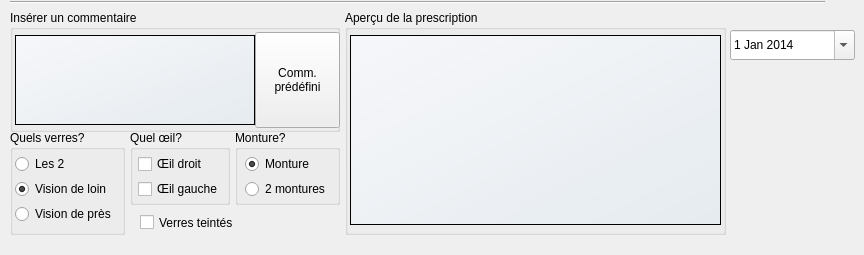
    <widget class="QFrame" name="frame_Prescription">
     <property name="minimumSize">
      <size>
       <width>0</width>
       <height>255</height>
      </size>
     </property>
     <property name="maximumSize">
      <size>
       <width>16777215</width>
       <height>255</height>
      </size>
     </property>
     <property name="frameShape">
      <enum>QFrame::NoFrame</enum>
     </property>
     <property name="frameShadow">
      <enum>QFrame::Raised</enum>
     </property>
     <widget class="QGroupBox" name="PrescriptionGroupBox">
      <property name="geometry">
       <rect>
        <x>345</x>
        <y>10</y>
        <width>381</width>
        <height>225</height>
       </rect>
      </property>
      <property name="title">
       <string>Aperçu de la prescription</string>
      </property>
      <widget class="QTextEdit" name="ResumePrescriptionTextEdit">
       <property name="geometry">
        <rect>
         <x>5</x>
         <y>25</y>
         <width>371</width>
         <height>190</height>
        </rect>
       </property>
       <property name="focusPolicy">
        <enum>Qt::NoFocus</enum>
       </property>
       <property name="styleSheet">
        <string notr="true">background-color: qlineargradient(x1: 0, y1: 0, x2: 1, y2: 1, stop: 0 #f6f7fa, stop: 1 rgba(200, 230, 250, 50));</string>
       </property>
       <property name="textInteractionFlags">
        <set>Qt::NoTextInteraction</set>
       </property>
      </widget>
     </widget>
     <widget class="QGroupBox" name="CommentaireGroupBox">
      <property name="geometry">
       <rect>
        <x>10</x>
        <y>10</y>
        <width>330</width>
        <height>122</height>
       </rect>
      </property>
      <property name="title">
       <string>Insérer un commentaire</string>
      </property>
      <widget class="UpPushButton" name="AppelCommentPushButton">
       <property name="geometry">
        <rect>
         <x>245</x>
         <y>22</y>
         <width>85</width>
         <height>96</height>
        </rect>
       </property>
       <property name="focusPolicy">
        <enum>Qt::NoFocus</enum>
       </property>
       <property name="text">
        <string>Comm.
prédéfini</string>
       </property>
       <property name="autoDefault">
        <bool>false</bool>
       </property>
      </widget>
      <widget class="QTextEdit" name="CommentairePrescriptionTextEdit">
       <property name="geometry">
        <rect>
         <x>5</x>
         <y>25</y>
         <width>240</width>
         <height>90</height>
        </rect>
       </property>
       <property name="focusPolicy">
        <enum>Qt::ClickFocus</enum>
       </property>
       <property name="styleSheet">
        <string notr="true">background-color: qlineargradient(x1: 0, y1: 0, x2: 1, y2: 1, stop: 0 #f6f7fa, stop: 1 rgba(200, 230, 250, 50));</string>
       </property>
       <property name="tabChangesFocus">
        <bool>false</bool>
       </property>
       <property name="documentTitle">
        <string/>
       </property>
      </widget>
     </widget>
     <widget class="QCheckBox" name="VerresTeintesCheckBox">
      <property name="geometry">
       <rect>
        <x>140</x>
        <y>210</y>
        <width>141</width>
        <height>25</height>
       </rect>
      </property>
      <property name="focusPolicy">
       <enum>Qt::NoFocus</enum>
      </property>
      <property name="text">
       <string>Verres teintés</string>
      </property>
     </widget>
     <widget class="QDateEdit" name="DateDateEdit">
      <property name="geometry">
       <rect>
        <x>730</x>
        <y>30</y>
        <width>125</width>
        <height>30</height>
       </rect>
      </property>
      <property name="focusPolicy">
       <enum>Qt::ClickFocus</enum>
      </property>
      <property name="dateTime">
       <datetime>
        <hour>0</hour>
        <minute>0</minute>
        <second>0</second>
        <year>2014</year>
        <month>1</month>
        <day>1</day>
       </datetime>
      </property>
      <property name="calendarPopup">
       <bool>true</bool>
      </property>
      <property name="date">
       <date>
        <year>2014</year>
        <month>1</month>
        <day>1</day>
       </date>
      </property>
     </widget>
     <widget class="QGroupBox" name="QuelleMontureGroupBox">
      <property name="geometry">
       <rect>
        <x>235</x>
        <y>130</y>
        <width>105</width>
        <height>75</height>
       </rect>
      </property>
      <property name="title">
       <string>Monture?</string>
      </property>
      <widget class="QRadioButton" name="UneMonturePrescritRadioButton">
       <property name="geometry">
        <rect>
         <x>10</x>
         <y>25</y>
         <width>80</width>
         <height>18</height>
        </rect>
       </property>
       <property name="text">
        <string>Monture</string>
       </property>
       <property name="checked">
        <bool>true</bool>
       </property>
       <property name="autoExclusive">
        <bool>false</bool>
       </property>
      </widget>
      <widget class="QRadioButton" name="DeuxMonturesPrescritRadioButton">
       <property name="geometry">
        <rect>
         <x>10</x>
         <y>50</y>
         <width>90</width>
         <height>18</height>
        </rect>
       </property>
       <property name="text">
        <string>2 montures</string>
       </property>
       <property name="autoExclusive">
        <bool>false</bool>
       </property>
      </widget>
     </widget>
     <widget class="QGroupBox" name="QuelOeilGroupBox">
      <property name="geometry">
       <rect>
        <x>130</x>
        <y>130</y>
        <width>100</width>
        <height>75</height>
       </rect>
      </property>
      <property name="title">
       <string>Quel œil?</string>
      </property>
      <widget class="QCheckBox" name="ODPrescritCheckBox">
       <property name="geometry">
        <rect>
         <x>8</x>
         <y>25</y>
         <width>90</width>
         <height>18</height>
        </rect>
       </property>
       <property name="text">
        <string>Œil droit</string>
       </property>
      </widget>
      <widget class="QCheckBox" name="OGPrescritCheckBox">
       <property name="geometry">
        <rect>
         <x>8</x>
         <y>50</y>
         <width>90</width>
         <height>18</height>
        </rect>
       </property>
       <property name="text">
        <string>Œil gauche</string>
       </property>
      </widget>
     </widget>
     <widget class="QGroupBox" name="QuelsVerresGroupBox">
      <property name="geometry">
       <rect>
        <x>10</x>
        <y>130</y>
        <width>115</width>
        <height>105</height>
       </rect>
      </property>
      <property name="focusPolicy">
       <enum>Qt::NoFocus</enum>
      </property>
      <property name="title">
       <string>Quels verres?</string>
      </property>
      <widget class="QRadioButton" name="VLPrescritRadioButton">
       <property name="geometry">
        <rect>
         <x>5</x>
         <y>50</y>
         <width>108</width>
         <height>18</height>
        </rect>
       </property>
       <property name="text">
        <string>Vision de loin</string>
       </property>
       <property name="checked">
        <bool>true</bool>
       </property>
      </widget>
      <widget class="QRadioButton" name="V2PrescritRadioButton">
       <property name="geometry">
        <rect>
         <x>5</x>
         <y>25</y>
         <width>108</width>
         <height>18</height>
        </rect>
       </property>
       <property name="text">
        <string>Les 2</string>
       </property>
      </widget>
      <widget class="QRadioButton" name="VPPrescritRadioButton">
       <property name="geometry">
        <rect>
         <x>5</x>
         <y>75</y>
         <width>108</width>
         <height>18</height>
        </rect>
       </property>
       <property name="text">
        <string>Vision de près</string>
       </property>
      </widget>
     </widget>
     <widget class="Line" name="line">
      <property name="geometry">
       <rect>
        <x>10</x>
        <y>0</y>
        <width>815</width>
        <height>5</height>
       </rect>
      </property>
      <property name="orientation">
       <enum>Qt::Horizontal</enum>
      </property>
     </widget>
    </widget>
